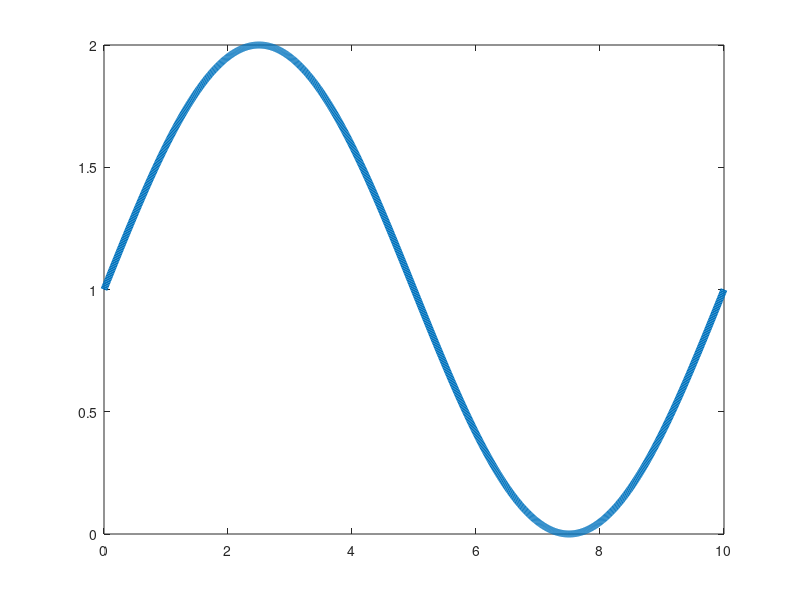

Write the MATLAB code that produced this figure. (Note: this script raises an error after producing the figure.)
clc
clear
close all

printfigure = 0;

Length = 10;  % Stablaenge
Time = 5;   % Zetiraum
step_length = 0.01;
step_time = 0.01;
x = 0 : step_length : Length;
t = 0 : step_time : Time;
N_length = length(x);
N_time = length(t);

k = 0.1;  % Waermeleitfaehigkeit in cm^2/s
a = 0.1;  % Waermeabstralungsfaktor

N = 10;  % Grad
lambda = 0 : pi / Length : N * pi / Length;
f = zeros(N_time, N_length); % Temperaturmatrix
f(1,:) = sin(x / Length * 2 * pi) + 1;
% f(1,:) = floor(x * 5) / 5;
phi = zeros(N + 1, N_length);  % Eigenfunktionen
T = zeros(N + 1, N_time);  % Gewichtung

plot(x,f(1,:),'LineWidth',5)
setplt('Initial Condition','$x$','$f$','TV_inhomo_modal_inital_condition',printfigure)

phi(1,:) = sqrt(1 / Length);
for i = 2 : N + 1
    for n = 1 : N_length
        phi(i, n) = sqrt(2 / Length) * cos(lambda(i) * x(n));
    end
end

figure
for i = 1 : N + 1
    plot(0:step_length:Length,phi(i,:))
    hold on
end
txt = ['$G = ',num2str(N),'$'];
TEXT = text(8,0.4,txt,'FontSize',30);
set(TEXT,'Interpreter','latex')
setplt('Eigenfunctions','$x$','$value$','TV_inhomo_modal_Eigenfunctions',printfigure)

for i = 1 : N + 1
    T(i, 1) = 0;
    for n = 1 : N_length
        T(i, 1) = T(i, 1) + f(1, n) * phi(i, n) * step_length;
    end
end

for i = 1 : N + 1
    for n = 2 : N_time
        T(i, n) = (1 - step_time * k * lambda(i)^2 - a * step_time)^(n - 1) * T(i, 1);
    end
end


f = zeros(N_time, N_length);  % Temperaturmatrix
for n = 1 : N_time
    for i = 1 : N + 1
        f(n,:) = f(n,:) + T(i,n) * phi(i,:);
    end
end

figure
for n = 1 : 10 : N_time
    plot(x, f(n,:),'LineWidth',5)
    ylim([0 2])
    setplt('Temperature Distribution','$x$','$f$','Temperature Distribution',0)
    set(gcf,'outerposition',get(0,'screensize'));
    txt = ['$t = ',num2str((n-1)*step_time),'$'];
    T = text(8,1.6,txt,'FontSize',30);
    set(T,'Interpreter','latex')
    txt = ['$G = ',num2str(N),'$'];
    T = text(8,1.8,txt,'FontSize',30);
    set(T,'Interpreter','latex')
    drawnow
    frame=getframe(gcf);
    imind=frame2im(frame);
    [imind,cm] = rgb2ind(imind,256);
    if printfigure == 1
        if n==1
             imwrite(imind,cm,'TV_inhomo_modal_1.gif','gif', 'Loopcount',inf,'DelayTime',1e-6);
        else
             imwrite(imind,cm,'TV_inhomo_modal_1.gif','gif','WriteMode','append','DelayTime',1e-6);
        end
    end
end

figure
[X, Y] = meshgrid(x, t);
mesh(X,Y,f)
setmesh('Tempreature Distribution','$x$','$t$','$f$','TV_inhomo_modal_Ttx_1',printfigure)

f_modal_inhomo_1 = f;
x_modal_inhomo_1 = x;
save('f_modal_inhomo_1.mat','x_modal_inhomo_1','f_modal_inhomo_1')
